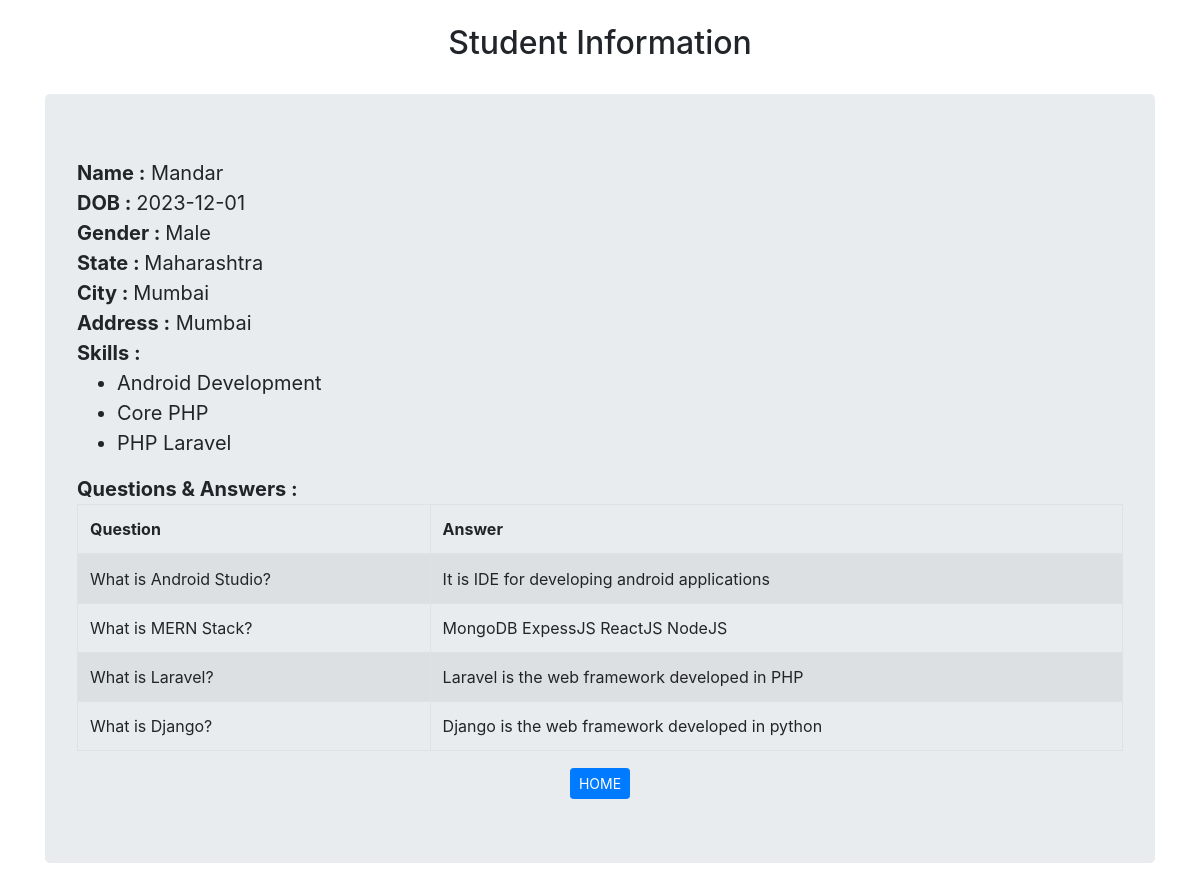
/PHP/read.php?id=1, run on the app's committed database.
### tables this page shows
CREATE TABLE `students` (
  `student_id` int(100) NOT NULL,
  `name` text NOT NULL,
  `dob` date NOT NULL,
  `gender` text NOT NULL,
  `state` text NOT NULL,
  `city` text NOT NULL,
  `address` text NOT NULL,
  `photo` text NOT NULL
);

CREATE TABLE `states` (
  `state_id` int(11) NOT NULL,
  `state_name` varchar(50) NOT NULL
);

CREATE TABLE `cities` (
  `city_id` int(11) NOT NULL,
  `city_name` text NOT NULL,
  `state_id` int(11) NOT NULL
);

CREATE TABLE `skillset` (
  `skill_id` int(11) NOT NULL,
  `skill_name` text NOT NULL
);

CREATE TABLE `questionset` (
  `question_id` int(11) NOT NULL,
  `question` text NOT NULL,
  `question_status` int(11) DEFAULT NULL,
  `skill_id` int(11) NOT NULL
);

CREATE TABLE `questions` (
  `student_id` int(11) NOT NULL,
  `question_id` int(11) NOT NULL,
  `answer` text NOT NULL
);

### PHP/read.php (the view, shortened to what this page needs)
<!DOCTYPE html>
<html lang="en">
<head>
    <link rel="stylesheet" href="https://cdn.jsdelivr.net/npm/bootstrap@4.6.2/dist/css/bootstrap.min.css">
</head>
<body>
    <div>
        <div class="container">
            <h2 class="p-4 text-center">Student Information</h2>
            <div class="jumbotron">
                <?php
                include "connection.php";
                if (isset($_GET["id"])) {
                    $id = $_GET['id'];
                    $sql = "SELECT * FROM students WHERE student_id='$id'";
                    $result = $conn->query($sql);
                    if ($result == TRUE) {
                        while ($row = $result->fetch_assoc()) {
                            echo "<b>Name :</b> " . $row['name'] . "<br>";
                            echo "<b>DOB : </b> " . $row['dob'] . "<br>";
                            echo "<b>Gender : </b> ";
                            if ($row['gender'] == "M") echo "Male" . "<br>";
                            else echo "Female" . "<br>";
                            $state_id = $row['state'];
                            $sql_state = "SELECT * FROM states WHERE state_id='$state_id'";
                            $result_state = $conn->query($sql_state);
                            if ($result_state->num_rows > 0) {
                                while ($row_state = $result_state->fetch_assoc()) {
                                    $state = $row_state['state_name'];
                                }
                            }
                            echo "<b>State : </b> " . $state . "<br>";
                            $city_id = $row['city'];
                            $sql_city = "SELECT * FROM cities WHERE city_id='$city_id'";
                            $result_city = $conn->query($sql_city);
                            if ($result_city->num_rows > 0) {
                                while ($row_city = $result_city->fetch_assoc()) {
                                    $city = $row_city['city_name'];
                                }
                            }
                            echo "<b>City : </b> " . $city . "<br>";
                            echo "<b>Address :</b> " . $row['address'] . "<br>";
                            echo "<b>Skills : </b><br>";
                            $sql2 = "SELECT skill_id FROM skills WHERE student_id='$id'";
                            $result2 = $conn->query($sql2);
                            echo '<ul>';
                            while ($row2 = $result2->fetch_assoc()) {
                                $s_id = $row2['skill_id'];
                                $sql_s = "SELECT skill_name FROM skillset WHERE skill_id=$s_id";
                                $result_s = $conn->query($sql_s);
                                while ($row_s = $result_s->fetch_assoc()) {
                                    echo "<li>" . $row_s['skill_name'] . "</li>";
                                }
                            }
                            echo "</ul>";
                            echo "<b>Questions & Answers : </b><br>";
                            $sql2 = "SELECT * FROM questions WHERE student_id='$id'";
                            $result2 = $conn->query($sql2);
                            echo '<div class="table-scroll"><table class="table table-bordered table-striped"><thead><tr>';
                            echo "<th>Question</th>";
                            echo "<th>Answer</th>";
                            echo "</tr></thead>";
                            echo "<tbody>";
                            while ($row2 = $result2->fetch_assoc()) {
                                $qs_id = $row2['question_id'];
                                $sql3 = "SELECT question FROM questionset WHERE question_id=$qs_id AND question_status='0'";
                                $result3 = $conn->query($sql3);
                                while ($row3 = $result3->fetch_assoc()) {
                                    echo "<tr><td>" . $row3['question'] . "</td>";
                                    echo "<td>" . $row2['answer'] . "</td></tr>";
                                }
                            }
                            echo "</tbody></table></div>";
                        }
                    } else {
                        echo "Error: " . $sql . "<br>" . $conn->error;
                    }
                }
                ?>
                <div class="text-center"><a type="button" class="btn btn-primary btn-sm" href="../index.php">HOME</a></div>
            </div>
        </div>
    </div>
</body>
</html>

### PHP/read.php (style rules this page uses)
div { font-size: 1.25rem; }
table { font-size: 1rem; }

### data on the page
students: name "Mandar", dob "2023-12-01", gender "Male", states.state_name "Maharashtra", cities.city_name "Mumbai", address "Mumbai"
skillset: skill_name "Android Development"
skillset: skill_name "Core PHP"
skillset: skill_name "PHP Laravel"
questions: answer "It is IDE for developing android applications"
questionset: question "What is Android Studio?"
questions: answer "MongoDB ExpessJS ReactJS NodeJS"
questionset: question "What is MERN Stack?"
questions: answer "Laravel is the web framework developed in PHP"
questionset: question "What is Laravel?"
questions: answer "Django is the web framework developed in python"
questionset: question "What is Django?"
